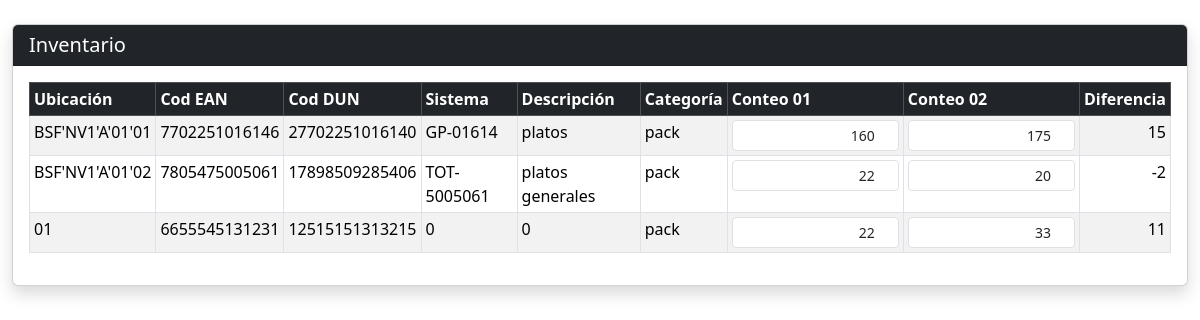
The page /localesGenerales/ on the database as committed earlier.
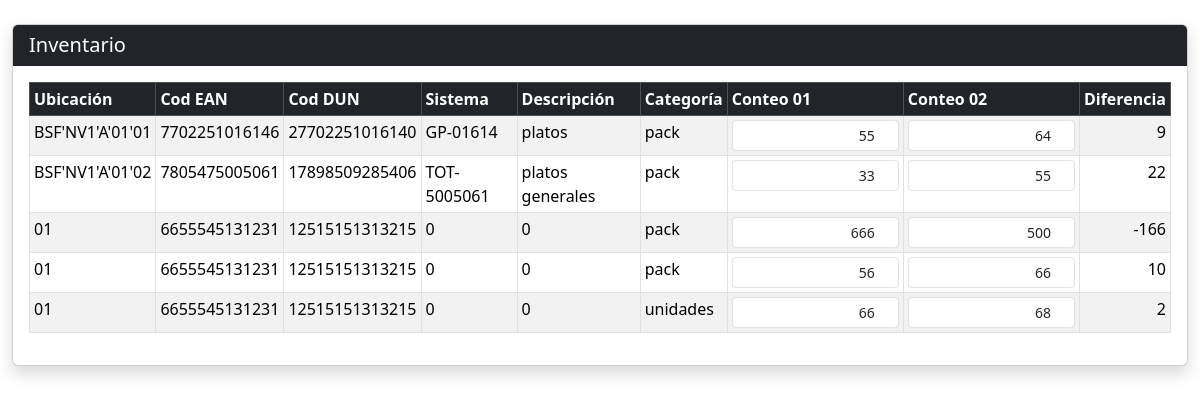
The same page on the database as committed later.
### localesGenerales/models.py (models this page shows, shortened)
class Inventario(models.Model):
    ubicacion = models.CharField(max_length=100)
    cod_ean = models.CharField(max_length=50)
    cod_dun = models.CharField(max_length=50)
    cod_sistema = models.CharField(max_length=50)
    descripcion = models.CharField(max_length=100)
    categoria = models.CharField(max_length=50)
    conteo_01 = models.IntegerField(default=0)
    conteo_02 = models.IntegerField(default=0)
    diferencia = models.IntegerField(editable=False, default=0)
    creado = models.DateTimeField(default=timezone.now)

### localesGenerales/views.py (the view)
# urls.py: path('', views.index, name='index'),
def index(request):
    productos = Inventario.objects.all()
    return render(
        request,'index.html',context={'inventario':productos})

### localesGenerales/templates/index.html (shortened to what this page needs)
{% extends 'base.html' %}
{% load static %}
{% block content %}
<div class="container-fluid mt-4">
    <div class="card shadow">
        <div class="card-header bg-dark text-white">
            <h5 class="mb-0">Inventario</h5>
        </div>
        <div class="card-body">
            <table id="tablaInventario"
                   class="table table-striped table-bordered table-sm nowrap"
                   style="width:100%">
                <thead class="table-dark">
                    <tr>
                        <th>Ubicación</th>
                        <th>Cod EAN</th>
                        <th>Cod DUN</th>
                        <th>Sistema</th>
                        <th>Descripción</th>
                        <th>Categoría</th>
                        <th>Conteo 01</th>
                        <th>Conteo 02</th>
                        <th>Diferencia</th>
                    </tr>
                </thead>
                <tbody>
                    {% for item in inventario %}
                    <tr>
                        <td>{{ item.ubicacion }}</td>
                        <td>{{ item.cod_ean }}</td>
                        <td>{{ item.cod_dun }}</td>
                        <td>{{ item.cod_sistema }}</td>
                        <td>{{ item.descripcion }}</td>
                        <td>{{ item.categoria }}</td>
                        <td>
                            <input type="number"
                                   class="form-control form-control-sm conteo text-end"
                                   data-id="{{ item.id }}"
                                   data-campo="conteo_01"
                                   value="{{ item.conteo_01 }}">
                        </td>
                        <td>
                            <input type="number"
                                   class="form-control form-control-sm conteo text-end"
                                   data-id="{{ item.id }}"
                                   data-campo="conteo_02"
                                   value="{{ item.conteo_02 }}">
                        </td>
                        <td class="text-end diferencia">
                            {{ item.diferencia }}
                        </td>
                    </tr>
                    {% endfor %}
                </tbody>
            </table>
        </div>
    </div>
</div>
{% endblock %}

### templates/base.html (shortened to what this page needs)
<!DOCTYPE html>
<html lang="es">
<head>
    <link href="https://cdn.jsdelivr.net/npm/bootstrap@5.3.2/dist/css/bootstrap.min.css" rel="stylesheet">
    <link rel="stylesheet" href="https://cdn.datatables.net/1.13.8/css/dataTables.bootstrap5.min.css">
</head>
<body>
    {% block content %}
    {% endblock%}
</body>
</html>

Rows that differ between the two databases and show on the page:
changed Inventario "BSF'NV1'A'01'01": conteo_01 "160" → "55"; conteo_02 "175" → "64"; diferencia "15" → "9"
changed Inventario "BSF'NV1'A'01'02": conteo_01 "22" → "33"; conteo_02 "20" → "55"; diferencia "-2" → "22"
changed Inventario (number 3 of 5 on the later page): conteo_01 "22" → "666"; conteo_02 "33" → "500"; diferencia "11" → "-166"
added Inventario: ubicacion "01", cod_ean "6655545131231", cod_dun "12515151313215", cod_sistema "0", descripcion "0", categoria "pack", conteo_01 "56", conteo_02 "66", diferencia "10"
added Inventario: ubicacion "01", cod_ean "6655545131231", cod_dun "12515151313215", cod_sistema "0", descripcion "0", categoria "unidades", conteo_01 "66", conteo_02 "68", diferencia "2"
